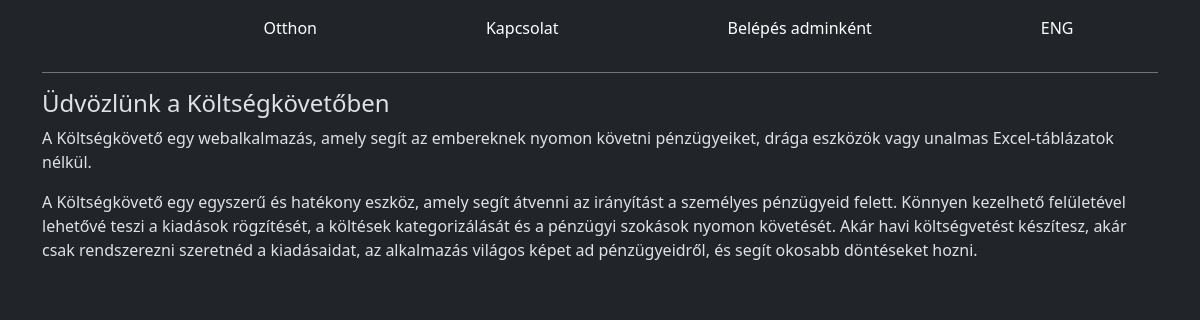
The page / on the database its author committed.
### tables this page shows
CREATE TABLE "texts" (
	"id"	INTEGER NOT NULL,
	"page_title"	TEXT NOT NULL,
	"introduction"	TEXT NOT NULL,
	"about"	TEXT NOT NULL,
	"language"	TEXT NOT NULL,
	PRIMARY KEY("id","language")
);

### private/language/language.php (called while the page is built)
<?php
function load($file_path)
{
    $config = fopen($file_path, "r") or die("Unable to open file!");
    $data = fread($config,filesize($file_path));
    $xml = simplexml_load_string($data) or die("Error: Cannot create object");
    return $xml;
}

### private/database.php (called while the page is built, shortened)
<?php
class Database extends SQLite3{
    public function get_text_in_language(string $lang)
    {
        $ret = $this->query(
            "SELECT * FROM texts where language = '".$lang."'"
        );
        return $ret->fetchArray(SQLITE3_ASSOC);
    }
}

### public/home.php (the view, shortened to what this page needs)
<?php
    require_once __DIR__ . '/../private/database.php';
    global $database;
    if(isset($_SESSION['lang'])){
        $data = $database->get_text_in_language($_SESSION['lang']);
    }
?>
<section>
    <h4>
        <?php
        global $data;
        echo $data['page_title'];
        ?>
    </h4>
    <p>
        <?php
        global $data;
        echo $data['introduction'];
        ?>
    </p>
    <p>
        <?php
        global $data;
        echo $data['about'];
        ?>
    </p>
</section>

### start.php (shortened to what this page needs)
<!DOCTYPE html>
<html lang="en">
<head>
    <link href="https://cdn.jsdelivr.net/npm/bootstrap@5.3.7/dist/css/bootstrap.min.css" rel="stylesheet">
    <link rel="stylesheet" href="style.css">
</head>
<body data-bs-theme="dark">
    <?php
        require_once './private/language/language.php';
        $language = load('./private/language/' . $_SESSION['lang'] . '.xml');
    ?>
    <div class="container">
        <nav id="navbar">
            <ul>
                <li class="nav-container">
                    <a class="nav-item" href="/"><?php echo $language->navbar->homelabel; ?></a>
                </li>
                <li class="nav-container">
                    <a class="nav-item" href="/contact"><?php echo $language->navbar->contactlabel; ?></a>
                </li>
                <li class="nav-container">
                    <a class="nav-item" href="/login"><?php echo $language->navbar->adminloginlabel; ?></a>
                </li>
                <li class="nav-container">
                    <?php if ($_SESSION['lang'] == 'hu'): ?>
                        <a class="nav-item" href="/?lang=en">ENG</a>
                    <?php elseif ($_SESSION['lang'] == 'en'): ?>
                        <a class="nav-item" href="/?lang=hu">HUN</a>
                    <?php endif;?>
                </li>
            </ul>
        </nav>
        <main>
            <?php
                require_once './private/database.php';
                $database = new Database();
                $uri = parse_url($_SERVER['REQUEST_URI'], PHP_URL_PATH);
                switch ($uri) {
                    case '/':
                        require_once 'public/home.php';
                        break;
                }
            ?>
        </main>
    </div>
</body>
</html>

### style.css (style rules this page uses)
:root { --main-color:#2b2b2b; --secondary-color:#747474; --text-color: white; }
* { margin: 0; padding: 0; box-sizing: border-box; }
html { font-family: 'Segoe UI', Tahoma, Geneva, Verdana, sans-serif; }
.container main { margin-top: 1em; }
nav { border-bottom: 1px solid var(--secondary-color); }
nav ul { display: flex; justify-content: space-around; list-style: none; }
.nav-item { position: relative; background-color: transparent; display: flex; text-decoration: none; width: max-content; padding: 1em 2em; color: var(--text-color); }
.nav-item::before { content: ''; position: absolute; background-color: white; bottom: 0; width: 0%; height: 2px; transition: 75ms; }

### rows shown on the page
texts: page_title "Üdvözlünk a Költségkövetőben", introduction "A Költségkövető egy webalkalmazás, amely segít az embereknek nyomon követni pénzügyeiket, drága eszközök vagy unalmas Excel-táblázatok nélkül.", about "A Költségkövető egy egyszerű és hatékony eszköz, amely segít átvenni az irányítást a személyes pénzügyeid felett. Könnyen kezelhető felületével lehetővé teszi a kiadások rögzítését, a költések kategorizálását és a pénzügyi szokások nyomon követését. Akár havi költségvetést készítesz, akár csak rendszerezni szeretnéd a kiadásaidat, az alkalmazás világos képet ad pénzügyeidről, és segít okosabb döntéseket hozni."

### other values the page prints
$language->navbar->homelabel "Otthon"
$language->navbar->contactlabel "Kapcsolat"
$language->navbar->adminloginlabel "Belépés adminként"
